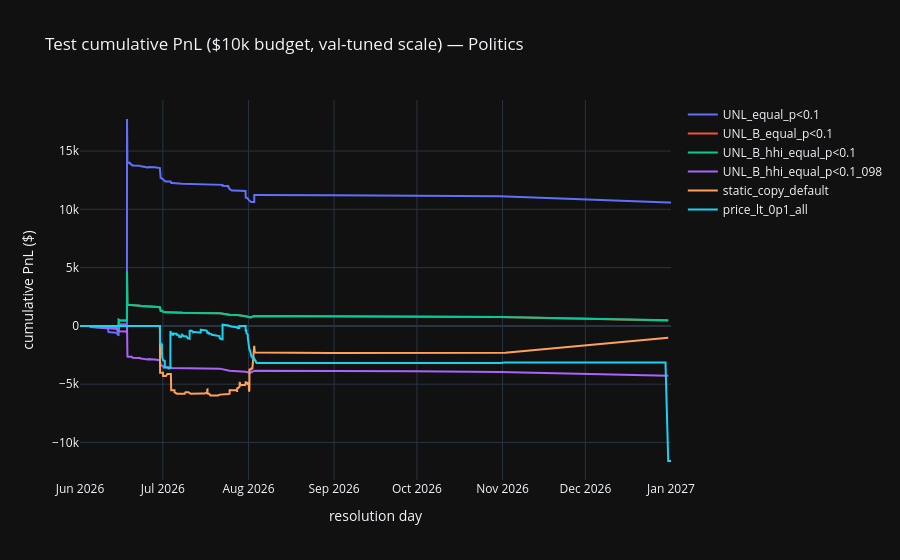
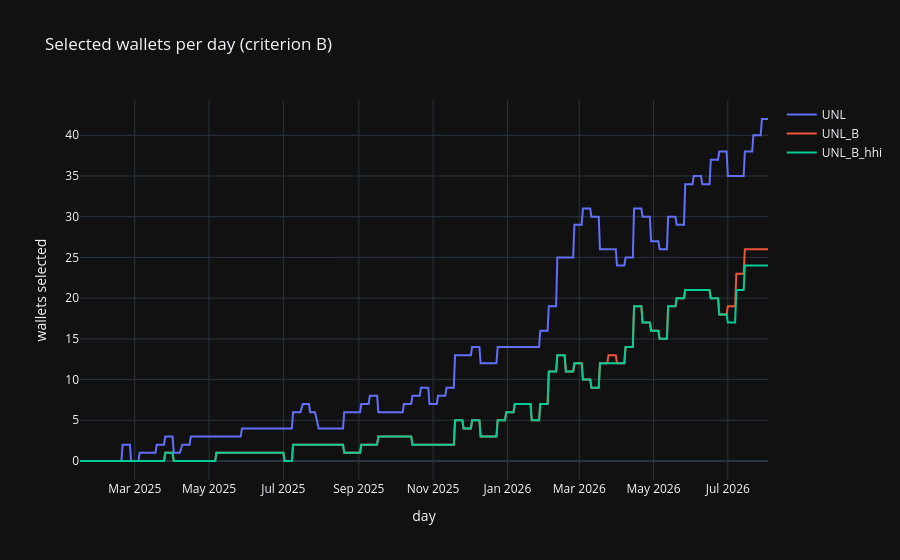

These figures' notebook cell, in order:
### Code cell
# Plots: cumulative test PnL and daily selected-wallet count
import plotly.graph_objects as go

b_family = ["UNL_equal_p<0.1", "UNL_B_equal_p<0.1", "UNL_B_hhi_equal_p<0.1",
            "UNL_B_hhi_equal_p<0.1_5m_095"]

fig = go.Figure()
for cfg in b_family + ["static_copy_default", "price_lt_0p1_all"]:
    d = both[cfg].sort_index()
    fig.add_trace(go.Scatter(x=d.index, y=d.cumsum(), name=cfg, mode="lines"))
fig.update_layout(
    title=f"Test cumulative PnL ($10k budget, val-tuned scale) — Politics",
    template="plotly_dark",
    xaxis_title="resolution day",
    yaxis_title="cumulative PnL ($)",
)
fig.show()

fig2 = go.Figure()
for key in ("UNL", "UNL_B", "UNL_B_hhi"):
    sd = sel_day[key]
    fig2.add_trace(go.Scatter(x=sd.index, y=sd.values, name=key, mode="lines"))
fig2.update_layout(
    title="Selected wallets per day (criterion B)",
    template="plotly_dark",
    xaxis_title="day",
    yaxis_title="wallets selected",
)
fig2.show()

### Figure 1 — Plotly figure (JSON) as saved in the notebook; plotly's stock layout.template omitted (floating-point values rounded to 4 significant figures; data arrays with more than 128 entries replaced by an {"elided": "..."} marker saying what was removed)
{"data": [{"mode": "lines", "name": "UNL_equal_p<0.1", "type": "scatter", "x": {"elided": "261 str values"}, "y": {"elided": "261 float values"}}, {"mode": "lines", "name": "UNL_B_equal_p<0.1", "type": "scatter", "x": {"elided": "174 str values"}, "y": {"elided": "174 float values"}}, {"mode": "lines", "name": "UNL_B_hhi_equal_p<0.1", "type": "scatter", "x": {"elided": "174 str values"}, "y": {"elided": "174 float values"}}, {"mode": "lines", "name": "UNL_B_hhi_equal_p<0.1_098", "type": "scatter", "x": {"elided": "174 str values"}, "y": {"elided": "174 float values"}}, {"mode": "lines", "name": "static_copy_default", "type": "scatter", "x": {"elided": "391 str values"}, "y": {"elided": "391 float values"}}, {"mode": "lines", "name": "price_lt_0p1_all", "type": "scatter", "x": {"elided": "1324 str values"}, "y": {"elided": "1324 float values"}}], "layout": {"title": {"text": "Test cumulative PnL ($10k budget, val-tuned scale) — Politics"}, "xaxis": {"title": {"text": "resolution day"}}, "yaxis": {"title": {"text": "cumulative PnL ($)"}}}}

### Figure 2 — Plotly figure (JSON) as saved in the notebook; plotly's stock layout.template omitted (floating-point values rounded to 4 significant figures; data arrays with more than 128 entries replaced by an {"elided": "..."} marker saying what was removed)
{"data": [{"mode": "lines", "name": "UNL", "type": "scatter", "x": {"elided": "526 str values"}, "y": {"elided": "526 int values"}}, {"mode": "lines", "name": "UNL_B", "type": "scatter", "x": {"elided": "526 str values"}, "y": {"elided": "526 int values"}}, {"mode": "lines", "name": "UNL_B_hhi", "type": "scatter", "x": {"elided": "526 str values"}, "y": {"elided": "526 int values"}}], "layout": {"title": {"text": "Selected wallets per day (criterion B)"}, "xaxis": {"title": {"text": "day"}}, "yaxis": {"title": {"text": "wallets selected"}}}}
